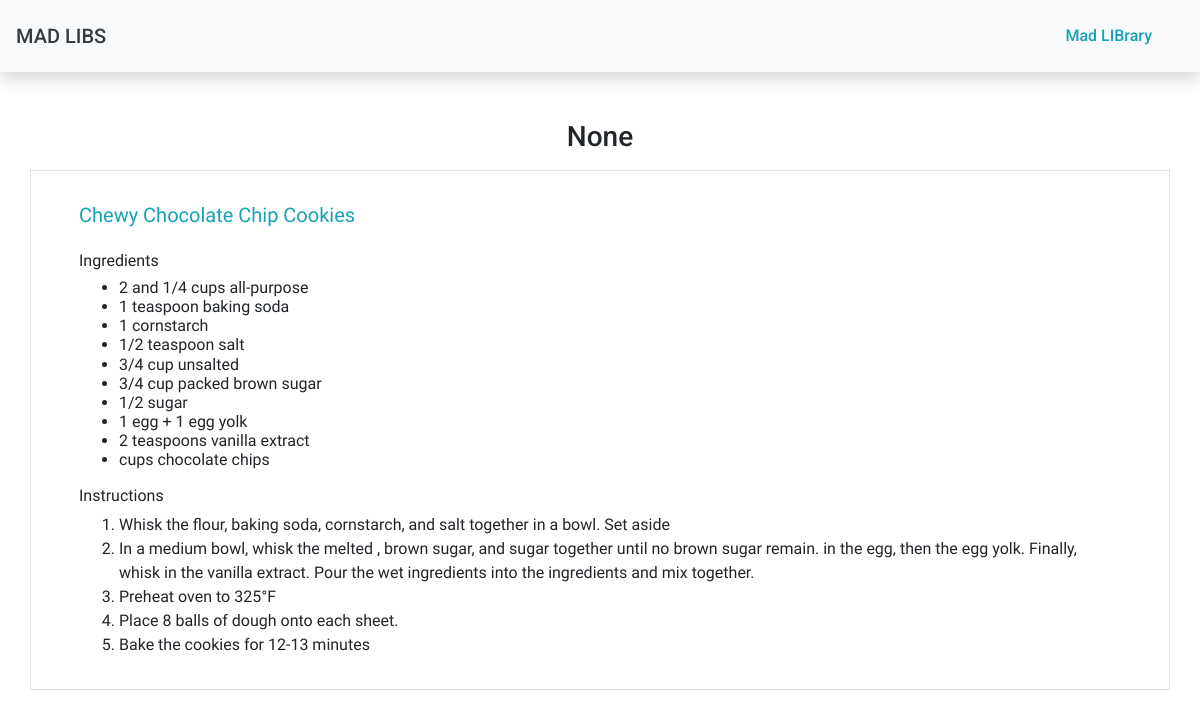
The app's page /home/cookies_result/, older data.
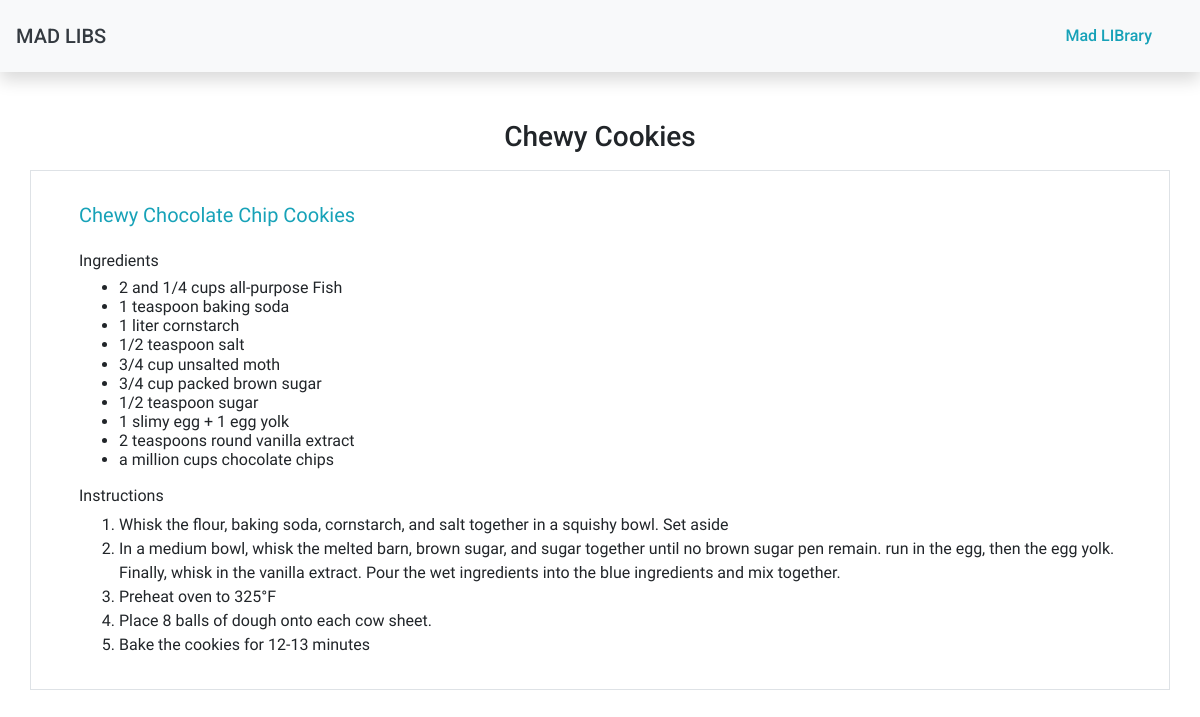
The same page, newer data.
### list/models.py (models this page shows)
class CookieElement(models.Model):
    def __str__(self):
        return self.name
    name =  models.CharField(max_length=100, default="Chewy Cookies")
    field1 = models.CharField(max_length=500, default="")
    field2 = models.CharField(max_length=200, default="")
    field3 = models.CharField(max_length=200, default="")
    field4 = models.CharField(max_length=200, default="")
    field5 = models.CharField(max_length=200, default="")
    field6 = models.CharField(max_length=200, default="")
    field7 = models.CharField(max_length=200, default="")
    field8 = models.CharField(max_length=200, default="")
    field9 = models.CharField(max_length=200, default="")
    field10 = models.CharField(max_length=200, default="")
    field11 = models.CharField(max_length=200, default="")
    field12 = models.CharField(max_length=200, default="")
    field13 = models.CharField(max_length=200, default="")

### list/views.py (the view)
# urls.py: path('cookies_result/', views.cookies_result, name="cookies_results"),
def cookies_result(request):
    results = CookieElement.objects.all().last()
    return render(request, 'list/cookies-result.html', {'results': results})

### list/templates/list/cookies-result.html
{% extends 'list/base.html' %}
{% block body %}
    <div class="container py-5">
        <div class="row">
            <div class="col pb-2">
                <h3 class="text-center">{{ results }}</h3>
            </div>
        </div>
        <div class="row">
            <div class="col py-3 px-5 border">
                <h5 class="py-3 text-info story">Chewy Chocolate Chip Cookies</h5>
                <span class="story">
                    <h6>Ingredients<h6>
                        <ul>
                            <li>2 and 1/4 cups all-purpose {{ results.field1 }}</li>
                            <li>1 teaspoon baking soda</li>
                            <li>1  {{ results.field2 }} cornstarch</li>
                            <li>1/2 teaspoon salt</li>
                            <li>3/4 cup unsalted {{ results.field3 }}</li>
                            <li>3/4 cup packed brown sugar</li>
                            <li>1/2 {{ results.field4 }} sugar</li>
                            <li>1 {{ results.field5 }} egg + 1 egg yolk</li>
                            <li>2 teaspoons {{ results.field6 }} vanilla extract</li>
                            <li>{{ results.field7 }} cups chocolate chips</li>
                        </ul>
                        <h6>Instructions</h6>
                        <ol>
                            <li>Whisk the flour, baking soda, cornstarch, and salt together in a {{ results.field8 }} bowl. Set aside</li>
                            <li>In a medium bowl, whisk the melted {{ results.field9 }},
                                brown sugar, and sugar together until no brown sugar {{ results.field10 }} remain.
                                {{ results.field11 }} in the egg, then the egg yolk. Finally, whisk in the vanilla extract.
                                Pour the wet ingredients into the {{ results.field12 }} ingredients and mix together.</li>
                            <li>Preheat oven to 325°F</li>
                            <li>Place 8 balls of dough onto each {{ results.field13 }} sheet. </li>
                            <li>Bake the cookies for 12-13 minutes</li>
                        </ol>
                </span>
            </div>
        </div>
    </div>
{% endblock %}

Row changes from the older to the newer data that the page shows:
added CookieElement: name "Chewy Cookies", field1 "Fish", field2 "liter", field3 "moth", field4 "teaspoon", field5 "slimy", field6 "round", field7 "a million", field8 "squishy", field9 "barn", field10 "pen", field11 "run", field12 "blue", field13 "cow"
Text that changed along with them:
{{ results }}: "None" → (not shown)
